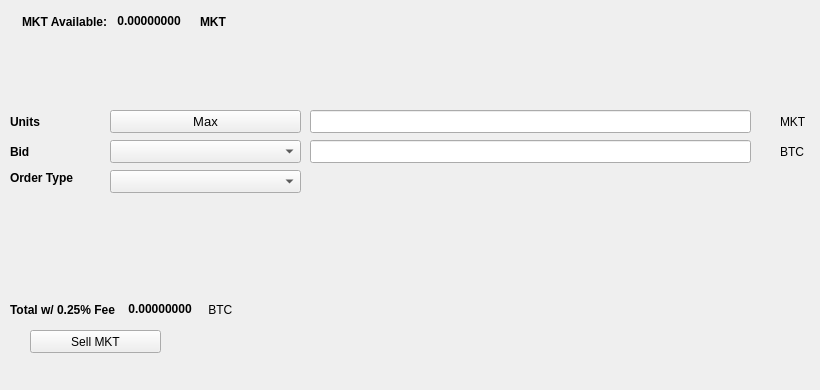
   <widget class="QWidget" name="SellTab">
    <attribute name="title">
     <string>Sell</string>
    </attribute>
    <widget class="QLabel" name="label_16">
     <property name="geometry">
      <rect>
       <x>780</x>
       <y>140</y>
       <width>31</width>
       <height>23</height>
      </rect>
     </property>
     <property name="text">
      <string>BTC</string>
     </property>
    </widget>
    <widget class="QComboBox" name="SellBidcomboBox">
     <property name="geometry">
      <rect>
       <x>110</x>
       <y>140</y>
       <width>191</width>
       <height>23</height>
      </rect>
     </property>
     <property name="font">
      <font>
       <pointsize>10</pointsize>
      </font>
     </property>
    </widget>
    <widget class="QLabel" name="label_18">
     <property name="geometry">
      <rect>
       <x>10</x>
       <y>110</y>
       <width>46</width>
       <height>23</height>
      </rect>
     </property>
     <property name="font">
      <font>
       <weight>75</weight>
       <bold>true</bold>
      </font>
     </property>
     <property name="text">
      <string>Units</string>
     </property>
    </widget>
    <widget class="QPushButton" name="Sell_Max_Amount">
     <property name="geometry">
      <rect>
       <x>110</x>
       <y>110</y>
       <width>191</width>
       <height>23</height>
      </rect>
     </property>
     <property name="font">
      <font>
       <pointsize>10</pointsize>
      </font>
     </property>
     <property name="text">
      <string>Max</string>
     </property>
    </widget>
    <widget class="QLabel" name="label_20">
     <property name="geometry">
      <rect>
       <x>10</x>
       <y>170</y>
       <width>91</width>
       <height>16</height>
      </rect>
     </property>
     <property name="font">
      <font>
       <weight>75</weight>
       <bold>true</bold>
      </font>
     </property>
     <property name="text">
      <string>Order Type</string>
     </property>
    </widget>
    <widget class="QComboBox" name="SellOrdertypeCombo">
     <property name="geometry">
      <rect>
       <x>110</x>
       <y>170</y>
       <width>191</width>
       <height>23</height>
      </rect>
     </property>
     <property name="font">
      <font>
       <pointsize>10</pointsize>
      </font>
     </property>
    </widget>
    <widget class="QLabel" name="label_21">
     <property name="geometry">
      <rect>
       <x>10</x>
       <y>140</y>
       <width>46</width>
       <height>23</height>
      </rect>
     </property>
     <property name="font">
      <font>
       <weight>75</weight>
       <bold>true</bold>
      </font>
     </property>
     <property name="text">
      <string>Bid</string>
     </property>
    </widget>
    <widget class="QLabel" name="label_22">
     <property name="geometry">
      <rect>
       <x>780</x>
       <y>110</y>
       <width>31</width>
       <height>23</height>
      </rect>
     </property>
     <property name="text">
      <string>MKT</string>
     </property>
    </widget>
    <widget class="QLineEdit" name="UnitsInputMKT">
     <property name="geometry">
      <rect>
       <x>310</x>
       <y>110</y>
       <width>441</width>
       <height>23</height>
      </rect>
     </property>
     <property name="font">
      <font>
       <pointsize>9</pointsize>
       <weight>75</weight>
       <bold>true</bold>
      </font>
     </property>
    </widget>
    <widget class="QLineEdit" name="SellBidPriceEdit">
     <property name="geometry">
      <rect>
       <x>310</x>
       <y>140</y>
       <width>441</width>
       <height>23</height>
      </rect>
     </property>
     <property name="font">
      <font>
       <pointsize>9</pointsize>
       <weight>75</weight>
       <bold>true</bold>
      </font>
     </property>
    </widget>
    <widget class="QPushButton" name="SellMKTBTN">
     <property name="geometry">
      <rect>
       <x>30</x>
       <y>330</y>
       <width>131</width>
       <height>23</height>
      </rect>
     </property>
     <property name="text">
      <string>Sell MKT</string>
     </property>
     <property name="icon">
      <iconset resource="../mkt">
       <normaloff>:/icons/bitcoin</normaloff>:/icons/bitcoin</iconset>
     </property>
    </widget>
    <widget class="QWidget" name="layoutWidget3">
     <property name="geometry">
      <rect>
       <x>22</x>
       <y>12</y>
       <width>258</width>
       <height>19</height>
      </rect>
     </property>
     <layout class="QHBoxLayout" name="horizontalLayout">
      <item>
       <widget class="QLabel" name="label232_2">
        <property name="font">
         <font>
          <weight>75</weight>
          <bold>true</bold>
         </font>
        </property>
        <property name="text">
         <string>MKT Available:</string>
        </property>
       </widget>
      </item>
      <item>
       <widget class="QLabel" name="MKTAvailableLabel">
        <property name="palette">
         <palette>
          <active>
           <colorrole role="WindowText">
            <brush brushstyle="SolidPattern">
             <color alpha="255">
              <red>0</red>
              <green>0</green>
              <blue>0</blue>
             </color>
            </brush>
           </colorrole>
           <colorrole role="Button">
            <brush brushstyle="SolidPattern">
             <color alpha="255">
              <red>0</red>
              <green>170</green>
              <blue>0</blue>
             </color>
            </brush>
           </colorrole>
           <colorrole role="Light">
            <brush brushstyle="SolidPattern">
             <color alpha="255">
              <red>0</red>
              <green>255</green>
              <blue>0</blue>
             </color>
            </brush>
           </colorrole>
           <colorrole role="Midlight">
            <brush brushstyle="SolidPattern">
             <color alpha="255">
              <red>0</red>
              <green>212</green>
              <blue>0</blue>
             </color>
            </brush>
           </colorrole>
           <colorrole role="Dark">
            <brush brushstyle="SolidPattern">
             <color alpha="255">
              <red>0</red>
              <green>85</green>
              <blue>0</blue>
             </color>
            </brush>
           </colorrole>
           <colorrole role="Mid">
            <brush brushstyle="SolidPattern">
             <color alpha="255">
              <red>0</red>
              <green>113</green>
              <blue>0</blue>
             </color>
            </brush>
           </colorrole>
           <colorrole role="Text">
            <brush brushstyle="SolidPattern">
             <color alpha="255">
              <red>0</red>
              <green>170</green>
              <blue>0</blue>
             </color>
            </brush>
           </colorrole>
           <colorrole role="BrightText">
            <brush brushstyle="SolidPattern">
             <color alpha="255">
              <red>255</red>
              <green>255</green>
              <blue>255</blue>
             </color>
            </brush>
           </colorrole>
           <colorrole role="ButtonText">
            <brush brushstyle="SolidPattern">
             <color alpha="255">
              <red>0</red>
              <green>0</green>
              <blue>0</blue>
             </color>
            </brush>
           </colorrole>
           <colorrole role="Base">
            <brush brushstyle="SolidPattern">
             <color alpha="255">
              <red>255</red>
              <green>255</green>
              <blue>255</blue>
             </color>
            </brush>
           </colorrole>
           <colorrole role="Window">
            <brush brushstyle="SolidPattern">
             <color alpha="255">
              <red>0</red>
              <green>170</green>
              <blue>0</blue>
             </color>
            </brush>
           </colorrole>
           <colorrole role="Shadow">
            <brush brushstyle="SolidPattern">
             <color alpha="255">
              <red>0</red>
              <green>0</green>
              <blue>0</blue>
             </color>
            </brush>
           </colorrole>
           <colorrole role="AlternateBase">
            <brush brushstyle="SolidPattern">
             <color alpha="255">
              <red>127</red>
              <green>212</green>
              <blue>127</blue>
             </color>
            </brush>
           </colorrole>
           <colorrole role="ToolTipBase">
            <brush brushstyle="SolidPattern">
             <color alpha="255">
              <red>255</red>
              <green>255</green>
              <blue>220</blue>
             </color>
            </brush>
           </colorrole>
           <colorrole role="ToolTipText">
            <brush brushstyle="SolidPattern">
             <color alpha="255">
              <red>0</red>
              <green>0</green>
              <blue>0</blue>
             </color>
            </brush>
           </colorrole>
          </active>
          <inactive>
           <colorrole role="WindowText">
            <brush brushstyle="SolidPattern">
             <color alpha="255">
              <red>0</red>
              <green>0</green>
              <blue>0</blue>
             </color>
            </brush>
           </colorrole>
           <colorrole role="Button">
            <brush brushstyle="SolidPattern">
             <color alpha="255">
              <red>0</red>
              <green>170</green>
              <blue>0</blue>
             </color>
            </brush>
           </colorrole>
           <colorrole role="Light">
            <brush brushstyle="SolidPattern">
             <color alpha="255">
              <red>0</red>
              <green>255</green>
              <blue>0</blue>
             </color>
            </brush>
           </colorrole>
           <colorrole role="Midlight">
            <brush brushstyle="SolidPattern">
             <color alpha="255">
              <red>0</red>
              <green>212</green>
              <blue>0</blue>
             </color>
            </brush>
           </colorrole>
           <colorrole role="Dark">
            <brush brushstyle="SolidPattern">
             <color alpha="255">
              <red>0</red>
              <green>85</green>
              <blue>0</blue>
             </color>
            </brush>
           </colorrole>
           <colorrole role="Mid">
            <brush brushstyle="SolidPattern">
             <color alpha="255">
              <red>0</red>
              <green>113</green>
              <blue>0</blue>
             </color>
            </brush>
           </colorrole>
           <colorrole role="Text">
            <brush brushstyle="SolidPattern">
             <color alpha="255">
              <red>0</red>
              <green>170</green>
              <blue>0</blue>
             </color>
            </brush>
           </colorrole>
           <colorrole role="BrightText">
            <brush brushstyle="SolidPattern">
             <color alpha="255">
              <red>255</red>
              <green>255</green>
              <blue>255</blue>
             </color>
            </brush>
           </colorrole>
           <colorrole role="ButtonText">
            <brush brushstyle="SolidPattern">
             <color alpha="255">
              <red>0</red>
              <green>0</green>
              <blue>0</blue>
             </color>
            </brush>
           </colorrole>
           <colorrole role="Base">
            <brush brushstyle="SolidPattern">
             <color alpha="255">
              <red>255</red>
              <green>255</green>
              <blue>255</blue>
             </color>
            </brush>
           </colorrole>
           <colorrole role="Window">
            <brush brushstyle="SolidPattern">
             <color alpha="255">
              <red>0</red>
              <green>170</green>
              <blue>0</blue>
             </color>
            </brush>
           </colorrole>
           <colorrole role="Shadow">
            <brush brushstyle="SolidPattern">
             <color alpha="255">
              <red>0</red>
              <green>0</green>
              <blue>0</blue>
             </color>
            </brush>
           </colorrole>
           <colorrole role="AlternateBase">
            <brush brushstyle="SolidPattern">
             <color alpha="255">
              <red>127</red>
              <green>212</green>
              <blue>127</blue>
             </color>
            </brush>
           </colorrole>
           <colorrole role="ToolTipBase">
            <brush brushstyle="SolidPattern">
             <color alpha="255">
              <red>255</red>
              <green>255</green>
              <blue>220</blue>
             </color>
            </brush>
           </colorrole>
           <colorrole role="ToolTipText">
            <brush brushstyle="SolidPattern">
             <color alpha="255">
              <red>0</red>
              <green>0</green>
              <blue>0</blue>
             </color>
            </brush>
           </colorrole>
          </inactive>
          <disabled>
           <colorrole role="WindowText">
            <brush brushstyle="SolidPattern">
             <color alpha="255">
              <red>0</red>
              <green>85</green>
              <blue>0</blue>
             </color>
            </brush>
           </colorrole>
           <colorrole role="Button">
            <brush brushstyle="SolidPattern">
             <color alpha="255">
              <red>0</red>
              <green>170</green>
              <blue>0</blue>
             </color>
            </brush>
           </colorrole>
           <colorrole role="Light">
            <brush brushstyle="SolidPattern">
             <color alpha="255">
              <red>0</red>
              <green>255</green>
              <blue>0</blue>
             </color>
            </brush>
           </colorrole>
           <colorrole role="Midlight">
            <brush brushstyle="SolidPattern">
             <color alpha="255">
              <red>0</red>
              <green>212</green>
              <blue>0</blue>
             </color>
            </brush>
           </colorrole>
           <colorrole role="Dark">
            <brush brushstyle="SolidPattern">
             <color alpha="255">
              <red>0</red>
              <green>85</green>
              <blue>0</blue>
             </color>
            </brush>
           </colorrole>
           <colorrole role="Mid">
            <brush brushstyle="SolidPattern">
             <color alpha="255">
              <red>0</red>
              <green>113</green>
              <blue>0</blue>
             </color>
            </brush>
           </colorrole>
           <colorrole role="Text">
            <brush brushstyle="SolidPattern">
             <color alpha="255">
              <red>0</red>
              <green>85</green>
              <blue>0</blue>
             </color>
            </brush>
           </colorrole>
           <colorrole role="BrightText">
            <brush brushstyle="SolidPattern">
             <color alpha="255">
              <red>255</red>
              <green>255</green>
              <blue>255</blue>
             </color>
            </brush>
           </colorrole>
           <colorrole role="ButtonText">
            <brush brushstyle="SolidPattern">
             <color alpha="255">
              <red>0</red>
              <green>85</green>
              <blue>0</blue>
             </color>
            </brush>
           </colorrole>
           <colorrole role="Base">
            <brush brushstyle="SolidPattern">
             <color alpha="255">
              <red>0</red>
              <green>170</green>
              <blue>0</blue>
             </color>
            </brush>
           </colorrole>
           <colorrole role="Window">
            <brush brushstyle="SolidPattern">
             <color alpha="255">
              <red>0</red>
              <green>170</green>
              <blue>0</blue>
             </color>
            </brush>
           </colorrole>
           <colorrole role="Shadow">
            <brush brushstyle="SolidPattern">
             <color alpha="255">
              <red>0</red>
              <green>0</green>
              <blue>0</blue>
             </color>
            </brush>
           </colorrole>
           <colorrole role="AlternateBase">
            <brush brushstyle="SolidPattern">
             <color alpha="255">
              <red>0</red>
              <green>170</green>
              <blue>0</blue>
             </color>
            </brush>
           </colorrole>
           <colorrole role="ToolTipBase">
            <brush brushstyle="SolidPattern">
             <color alpha="255">
              <red>255</red>
              <green>255</green>
              <blue>220</blue>
             </color>
            </brush>
           </colorrole>
           <colorrole role="ToolTipText">
            <brush brushstyle="SolidPattern">
             <color alpha="255">
              <red>0</red>
              <green>0</green>
              <blue>0</blue>
             </color>
            </brush>
           </colorrole>
          </disabled>
         </palette>
        </property>
        <property name="font">
         <font>
          <weight>75</weight>
          <bold>true</bold>
         </font>
        </property>
        <property name="text">
         <string> 0.00000000 </string>
        </property>
        <property name="textInteractionFlags">
         <set>Qt::LinksAccessibleByMouse|Qt::TextSelectableByKeyboard|Qt::TextSelectableByMouse</set>
        </property>
       </widget>
      </item>
      <item>
       <widget class="QLabel" name="labelMKT">
        <property name="font">
         <font>
          <weight>75</weight>
          <bold>true</bold>
         </font>
        </property>
        <property name="text">
         <string>MKT</string>
        </property>
       </widget>
      </item>
     </layout>
    </widget>
    <widget class="QWidget" name="layoutWidget">
     <property name="geometry">
      <rect>
       <x>10</x>
       <y>300</y>
       <width>268</width>
       <height>19</height>
      </rect>
     </property>
     <layout class="QHBoxLayout" name="horizontalLayout_2">
      <item>
       <widget class="QLabel" name="label_19">
        <property name="font">
         <font>
          <weight>75</weight>
          <bold>true</bold>
         </font>
        </property>
        <property name="text">
         <string>Total w/ 0.25% Fee </string>
        </property>
       </widget>
      </item>
      <item>
       <widget class="QLabel" name="SellCostLabel">
        <property name="palette">
         <palette>
          <active>
           <colorrole role="WindowText">
            <brush brushstyle="SolidPattern">
             <color alpha="255">
              <red>0</red>
              <green>0</green>
              <blue>0</blue>
             </color>
            </brush>
           </colorrole>
           <colorrole role="Button">
            <brush brushstyle="SolidPattern">
             <color alpha="255">
              <red>0</red>
              <green>170</green>
              <blue>0</blue>
             </color>
            </brush>
           </colorrole>
           <colorrole role="Light">
            <brush brushstyle="SolidPattern">
             <color alpha="255">
              <red>0</red>
              <green>255</green>
              <blue>0</blue>
             </color>
            </brush>
           </colorrole>
           <colorrole role="Midlight">
            <brush brushstyle="SolidPattern">
             <color alpha="255">
              <red>0</red>
              <green>212</green>
              <blue>0</blue>
             </color>
            </brush>
           </colorrole>
           <colorrole role="Dark">
            <brush brushstyle="SolidPattern">
             <color alpha="255">
              <red>0</red>
              <green>85</green>
              <blue>0</blue>
             </color>
            </brush>
           </colorrole>
           <colorrole role="Mid">
            <brush brushstyle="SolidPattern">
             <color alpha="255">
              <red>0</red>
              <green>113</green>
              <blue>0</blue>
             </color>
            </brush>
           </colorrole>
           <colorrole role="Text">
            <brush brushstyle="SolidPattern">
             <color alpha="255">
              <red>0</red>
              <green>170</green>
              <blue>0</blue>
             </color>
            </brush>
           </colorrole>
           <colorrole role="BrightText">
            <brush brushstyle="SolidPattern">
             <color alpha="255">
              <red>255</red>
              <green>255</green>
              <blue>255</blue>
             </color>
            </brush>
           </colorrole>
           <colorrole role="ButtonText">
            <brush brushstyle="SolidPattern">
             <color alpha="255">
              <red>0</red>
              <green>0</green>
              <blue>0</blue>
             </color>
            </brush>
           </colorrole>
           <colorrole role="Base">
            <brush brushstyle="SolidPattern">
             <color alpha="255">
              <red>255</red>
              <green>255</green>
              <blue>255</blue>
             </color>
            </brush>
           </colorrole>
           <colorrole role="Window">
            <brush brushstyle="SolidPattern">
             <color alpha="255">
              <red>0</red>
              <green>170</green>
              <blue>0</blue>
             </color>
            </brush>
           </colorrole>
           <colorrole role="Shadow">
            <brush brushstyle="SolidPattern">
             <color alpha="255">
              <red>0</red>
              <green>0</green>
              <blue>0</blue>
             </color>
            </brush>
           </colorrole>
           <colorrole role="AlternateBase">
            <brush brushstyle="SolidPattern">
             <color alpha="255">
              <red>127</red>
              <green>212</green>
              <blue>127</blue>
             </color>
            </brush>
           </colorrole>
           <colorrole role="ToolTipBase">
            <brush brushstyle="SolidPattern">
             <color alpha="255">
              <red>255</red>
              <green>255</green>
              <blue>220</blue>
             </color>
            </brush>
           </colorrole>
           <colorrole role="ToolTipText">
            <brush brushstyle="SolidPattern">
             <color alpha="255">
              <red>0</red>
              <green>0</green>
              <blue>0</blue>
             </color>
            </brush>
           </colorrole>
          </active>
          <inactive>
           <colorrole role="WindowText">
            <brush brushstyle="SolidPattern">
             <color alpha="255">
              <red>0</red>
              <green>0</green>
              <blue>0</blue>
             </color>
            </brush>
           </colorrole>
           <colorrole role="Button">
            <brush brushstyle="SolidPattern">
             <color alpha="255">
              <red>0</red>
              <green>170</green>
              <blue>0</blue>
             </color>
            </brush>
           </colorrole>
           <colorrole role="Light">
            <brush brushstyle="SolidPattern">
             <color alpha="255">
              <red>0</red>
              <green>255</green>
              <blue>0</blue>
             </color>
            </brush>
           </colorrole>
           <colorrole role="Midlight">
            <brush brushstyle="SolidPattern">
             <color alpha="255">
              <red>0</red>
              <green>212</green>
              <blue>0</blue>
             </color>
            </brush>
           </colorrole>
           <colorrole role="Dark">
            <brush brushstyle="SolidPattern">
             <color alpha="255">
              <red>0</red>
              <green>85</green>
              <blue>0</blue>
             </color>
            </brush>
           </colorrole>
           <colorrole role="Mid">
            <brush brushstyle="SolidPattern">
             <color alpha="255">
              <red>0</red>
              <green>113</green>
              <blue>0</blue>
             </color>
            </brush>
           </colorrole>
           <colorrole role="Text">
            <brush brushstyle="SolidPattern">
             <color alpha="255">
              <red>0</red>
              <green>170</green>
              <blue>0</blue>
             </color>
            </brush>
           </colorrole>
           <colorrole role="BrightText">
            <brush brushstyle="SolidPattern">
             <color alpha="255">
              <red>255</red>
              <green>255</green>
              <blue>255</blue>
             </color>
            </brush>
           </colorrole>
           <colorrole role="ButtonText">
            <brush brushstyle="SolidPattern">
             <color alpha="255">
              <red>0</red>
              <green>0</green>
              <blue>0</blue>
             </color>
            </brush>
           </colorrole>
           <colorrole role="Base">
            <brush brushstyle="SolidPattern">
             <color alpha="255">
              <red>255</red>
              <green>255</green>
              <blue>255</blue>
             </color>
            </brush>
           </colorrole>
           <colorrole role="Window">
            <brush brushstyle="SolidPattern">
             <color alpha="255">
              <red>0</red>
              <green>170</green>
              <blue>0</blue>
             </color>
            </brush>
           </colorrole>
           <colorrole role="Shadow">
            <brush brushstyle="SolidPattern">
             <color alpha="255">
              <red>0</red>
              <green>0</green>
              <blue>0</blue>
             </color>
            </brush>
           </colorrole>
           <colorrole role="AlternateBase">
            <brush brushstyle="SolidPattern">
             <color alpha="255">
              <red>127</red>
              <green>212</green>
              <blue>127</blue>
             </color>
            </brush>
           </colorrole>
           <colorrole role="ToolTipBase">
            <brush brushstyle="SolidPattern">
             <color alpha="255">
              <red>255</red>
              <green>255</green>
              <blue>220</blue>
             </color>
            </brush>
           </colorrole>
           <colorrole role="ToolTipText">
            <brush brushstyle="SolidPattern">
             <color alpha="255">
              <red>0</red>
              <green>0</green>
              <blue>0</blue>
             </color>
            </brush>
           </colorrole>
          </inactive>
          <disabled>
           <colorrole role="WindowText">
            <brush brushstyle="SolidPattern">
             <color alpha="255">
              <red>0</red>
              <green>85</green>
              <blue>0</blue>
             </color>
            </brush>
           </colorrole>
           <colorrole role="Button">
            <brush brushstyle="SolidPattern">
             <color alpha="255">
              <red>0</red>
              <green>170</green>
              <blue>0</blue>
             </color>
            </brush>
           </colorrole>
           <colorrole role="Light">
            <brush brushstyle="SolidPattern">
             <color alpha="255">
              <red>0</red>
              <green>255</green>
              <blue>0</blue>
             </color>
            </brush>
           </colorrole>
           <colorrole role="Midlight">
            <brush brushstyle="SolidPattern">
             <color alpha="255">
              <red>0</red>
              <green>212</green>
              <blue>0</blue>
             </color>
            </brush>
           </colorrole>
           <colorrole role="Dark">
            <brush brushstyle="SolidPattern">
             <color alpha="255">
              <red>0</red>
              <green>85</green>
              <blue>0</blue>
             </color>
            </brush>
           </colorrole>
           <colorrole role="Mid">
            <brush brushstyle="SolidPattern">
             <color alpha="255">
              <red>0</red>
              <green>113</green>
              <blue>0</blue>
             </color>
            </brush>
           </colorrole>
           <colorrole role="Text">
            <brush brushstyle="SolidPattern">
             <color alpha="255">
              <red>0</red>
              <green>85</green>
              <blue>0</blue>
             </color>
            </brush>
           </colorrole>
           <colorrole role="BrightText">
            <brush brushstyle="SolidPattern">
             <color alpha="255">
              <red>255</red>
              <green>255</green>
              <blue>255</blue>
             </color>
            </brush>
           </colorrole>
           <colorrole role="ButtonText">
            <brush brushstyle="SolidPattern">
             <color alpha="255">
              <red>0</red>
              <green>85</green>
              <blue>0</blue>
             </color>
            </brush>
           </colorrole>
           <colorrole role="Base">
            <brush brushstyle="SolidPattern">
             <color alpha="255">
              <red>0</red>
              <green>170</green>
              <blue>0</blue>
             </color>
            </brush>
           </colorrole>
           <colorrole role="Window">
            <brush brushstyle="SolidPattern">
             <color alpha="255">
              <red>0</red>
              <green>170</green>
              <blue>0</blue>
             </color>
            </brush>
           </colorrole>
           <colorrole role="Shadow">
            <brush brushstyle="SolidPattern">
             <color alpha="255">
              <red>0</red>
              <green>0</green>
              <blue>0</blue>
             </color>
            </brush>
           </colorrole>
           <colorrole role="AlternateBase">
            <brush brushstyle="SolidPattern">
             <color alpha="255">
              <red>0</red>
              <green>170</green>
              <blue>0</blue>
             </color>
            </brush>
           </colorrole>
           <colorrole role="ToolTipBase">
            <brush brushstyle="SolidPattern">
             <color alpha="255">
              <red>255</red>
              <green>255</green>
              <blue>220</blue>
             </color>
            </brush>
           </colorrole>
           <colorrole role="ToolTipText">
            <brush brushstyle="SolidPattern">
             <color alpha="255">
              <red>0</red>
              <green>0</green>
              <blue>0</blue>
             </color>
            </brush>
           </colorrole>
          </disabled>
         </palette>
        </property>
        <property name="font">
         <font>
          <weight>75</weight>
          <bold>true</bold>
         </font>
        </property>
        <property name="autoFillBackground">
         <bool>false</bool>
        </property>
        <property name="text">
         <string> 0.00000000</string>
        </property>
        <property name="textInteractionFlags">
         <set>Qt::LinksAccessibleByMouse|Qt::TextSelectableByMouse</set>
        </property>
       </widget>
      </item>
      <item>
       <widget class="QLabel" name="label_17">
        <property name="font">
         <font>
          <weight>50</weight>
          <bold>false</bold>
         </font>
        </property>
        <property name="text">
         <string> BTC</string>
        </property>
       </widget>
      </item>
     </layout>
    </widget>
    <widget class="QLabel" name="label_23">
     <property name="geometry">
      <rect>
       <x>460</x>
       <y>300</y>
       <width>281</width>
       <height>81</height>
      </rect>
     </property>
     <property name="text">
      <string/>
     </property>
     <property name="pixmap">
      <pixmap>:/images/bittrex</pixmap>
     </property>
    </widget>
   </widget>
